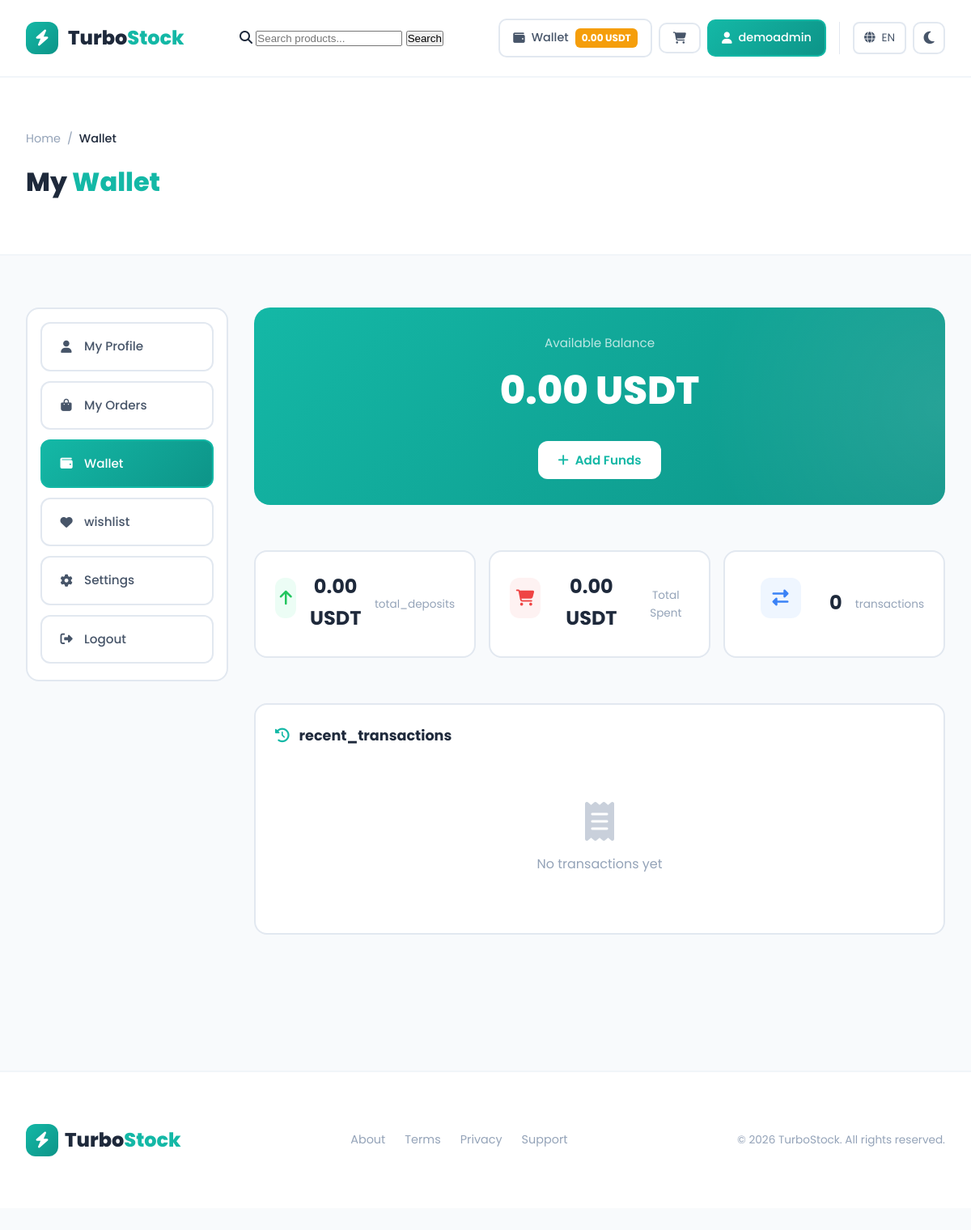
Screenshot of /wallet.php (signed in) with the database file from the repository.
### tables this page shows
CREATE TABLE `wallets` (
  `id` int(10) UNSIGNED NOT NULL,
  `user_id` int(10) UNSIGNED NOT NULL,
  `balance` decimal(18,6) NOT NULL DEFAULT 0.000000,
  `pending_balance` decimal(18,6) NOT NULL DEFAULT 0.000000,
  `total_deposited` decimal(18,6) NOT NULL DEFAULT 0.000000,
  `total_withdrawn` decimal(18,6) NOT NULL DEFAULT 0.000000,
  `total_spent` decimal(18,6) NOT NULL DEFAULT 0.000000,
  `total_earned` decimal(18,6) NOT NULL DEFAULT 0.000000,
  `created_at` timestamp NOT NULL DEFAULT current_timestamp(),
  `updated_at` timestamp NOT NULL DEFAULT current_timestamp() ON UPDATE current_timestamp()
);

CREATE TABLE `users` (
  `id` int(10) UNSIGNED NOT NULL,
  `username` varchar(50) NOT NULL,
  `email` varchar(100) NOT NULL,
  `password` varchar(255) NOT NULL,
  `role` enum('admin','seller','buyer') NOT NULL DEFAULT 'buyer',
  `status` enum('active','suspended','banned') NOT NULL DEFAULT 'active',
  `avatar` varchar(255) DEFAULT NULL,
  `created_at` timestamp NOT NULL DEFAULT current_timestamp(),
  `updated_at` timestamp NOT NULL DEFAULT current_timestamp() ON UPDATE current_timestamp(),
  `last_login` timestamp NULL DEFAULT NULL
);

### includes/Language.php (called while the page is built, shortened)
<?php
class Language {
    private static $instance = null;
    private $lang = 'en';
    private $translations = [];
    public static function getInstance() {
        if (self::$instance === null) {
            self::$instance = new self();
        }
        return self::$instance;
    }
    private function detectLanguage() {
        $this->lang = 'en';
    }
    private function loadTranslations() {
        $langFile = BASE_PATH . '/lang/' . $this->lang . '.php';
        if (file_exists($langFile)) {
            $this->translations = require $langFile;
        } else {
            $this->translations = require BASE_PATH . '/lang/en.php';
        }
    }
    public function get($key, $default = null) {
        return $this->translations[$key] ?? $default ?? $key;
    }
    public function getCurrentLanguage() {
        return $this->lang;
    }
}
function __($key, $default = null) {
    return Language::getInstance()->get($key, $default);
}
function lang() {
    return Language::getInstance();
}

### includes/functions.php (called while the page is built, shortened)
<?php
function sanitize($input) {
    return htmlspecialchars(trim($input), ENT_QUOTES, 'UTF-8');
}
function isLoggedIn() {
    return isset($_SESSION['user_id']) && !empty($_SESSION['user_id']);
}
function getCurrentUserId() {
    return $_SESSION['user_id'] ?? null;
}
function getCurrentUser() {
    return db()->fetch("SELECT * FROM users WHERE id = ?", [getCurrentUserId()]);
}
function formatCurrency($amount, $decimals = 2) {
    return number_format((float)$amount, $decimals) . ' USDT';
}

### includes/NowPaymentsAPI.php (called while the page is built, shortened)
<?php
function nowPayments() {
    static $instance = null;
    if ($instance === null) {
        $instance = new NowPaymentsAPI();
    }
    return $instance;
}

### includes/PaymentHandler.php (called while the page is built, shortened)
<?php
require_once __DIR__ . '/TronAPI.php';
class PaymentHandler {
    private $db;
    public function __construct() {
        $this->db = db();
    }
    public function getWallet($userId) {
        $wallet = $this->db->fetch("SELECT * FROM wallets WHERE user_id = ?", [$userId]);
        return $wallet;
    }
    public function getBalance($userId) {
        $wallet = $this->getWallet($userId);
        return (float) $wallet['balance'];
    }
}
function paymentHandler() {
    static $instance = null;
    if ($instance === null) {
        $instance = new PaymentHandler();
    }
    return $instance;
}

### config/database.php (called while the page is built, shortened)
<?php
class Database {
    private static $instance = null;
    private $connection;
    private function __construct() {
        try {
            $dsn = "mysql:host=" . DB_HOST . ";dbname=" . DB_NAME . ";charset=" . DB_CHARSET;
            $options = [
                PDO::ATTR_ERRMODE => PDO::ERRMODE_EXCEPTION,
                PDO::ATTR_DEFAULT_FETCH_MODE => PDO::FETCH_ASSOC,
                PDO::ATTR_EMULATE_PREPARES => false,
                PDO::MYSQL_ATTR_INIT_COMMAND => "SET NAMES " . DB_CHARSET
            ];
            $this->connection = new PDO($dsn, DB_USER, DB_PASS, $options);
        } catch (PDOException $e) {
            error_log("Database Connection Error: " . $e->getMessage());
            die("Database connection failed. Please try again later.");
        }
    }
    public static function getInstance() {
        if (self::$instance === null) {
            self::$instance = new self();
        }
        return self::$instance;
    }
    public function query($sql, $params = []) {
        try {
            $stmt = $this->connection->prepare($sql);
            $stmt->execute($params);
            return $stmt;
        } catch (PDOException $e) {
            error_log("Query Error: " . $e->getMessage() . " | SQL: " . $sql);
            throw $e;
        }
    }
    public function fetch($sql, $params = []) {
        return $this->query($sql, $params)->fetch();
    }
}
function db() {
    return Database::getInstance();
}

### includes/TronAPI.php (called while the page is built, shortened)
<?php
function tronApi() {
    static $instance = null;
    if ($instance === null) {
        $instance = new TronAPI();
    }
    return $instance;
}

### wallet.php (the view, shortened to what this page needs)
<?php
$userId = getCurrentUserId();
$wallet = paymentHandler()->getWallet($userId);
$transactionCount = db()->fetch("SELECT COUNT(*) as count FROM wallet_transactions WHERE wallet_id = ?", [$wallet['id']]);
$bodyClass = 'page-wallet';
$themeClass = 'theme-light';
require_once INCLUDES_PATH . '/header.php';
?>
<div class="page-header">
    <div class="container">
        <div class="breadcrumb">
            <a href="<?= BASE_URL ?>"><?= __('home') ?? 'Home' ?></a>
            <span>/</span>
            <span class="current"><?= __('wallet') ?? 'Wallet' ?></span>
        </div>
        <h1 class="page-title"><?= __('my') ?? 'My' ?> <span><?= __('wallet') ?? 'Wallet' ?></span></h1>
    </div>
</div>
<div class="container">
    <div class="main-content">
        <aside class="sidebar-menu">
            <a href="<?= BASE_URL ?>/profile.php" class="menu-item"><i class="fas fa-user"></i> <?= __('my_profile') ?? 'My Profile' ?></a>
            <a href="<?= BASE_URL ?>/orders.php" class="menu-item"><i class="fas fa-shopping-bag"></i> <?= __('my_orders') ?? 'My Orders' ?></a>
            <a href="<?= BASE_URL ?>/wallet.php" class="menu-item active"><i class="fas fa-wallet"></i> <?= __('wallet') ?? 'Wallet' ?></a>
            <a href="<?= BASE_URL ?>/wishlist.php" class="menu-item"><i class="fas fa-heart"></i> <?= __('wishlist') ?? 'Wishlist' ?></a>
            <a href="<?= BASE_URL ?>/settings.php" class="menu-item"><i class="fas fa-cog"></i> <?= __('settings') ?? 'Settings' ?></a>
            <a href="<?= BASE_URL ?>/auth/logout.php" class="menu-item"><i class="fas fa-sign-out-alt"></i> <?= __('logout') ?? 'Logout' ?></a>
        </aside>
        <main>
            <div class="balance-card">
                <div class="balance-label"><?= __('available_balance') ?? 'Available Balance' ?></div>
                <div class="balance-amount"><?= formatCurrency($wallet['balance']) ?></div>
                <div class="balance-actions">
                    <button class="balance-btn" onclick="showDepositModal()"><i class="fas fa-plus"></i> <?= __('add_funds') ?? 'Add Funds' ?></button>
                </div>
            </div>
            <div class="stats-grid">
                <div class="stat-card">
                    <div class="stat-icon deposit"><i class="fas fa-arrow-up"></i></div>
                    <div class="stat-value"><?= formatCurrency($wallet['total_deposited']) ?></div>
                    <div class="stat-label"><?= __('total_deposits') ?? 'Total Deposits' ?></div>
                </div>
                <div class="stat-card">
                    <div class="stat-icon spent"><i class="fas fa-shopping-cart"></i></div>
                    <div class="stat-value"><?= formatCurrency($wallet['total_spent']) ?></div>
                    <div class="stat-label"><?= __('total_spent') ?? 'Total Spent' ?></div>
                </div>
                <div class="stat-card">
                    <div class="stat-icon transactions"><i class="fas fa-exchange-alt"></i></div>
                    <div class="stat-value"><?= $transactionCount['count'] ?? 0 ?></div>
                    <div class="stat-label"><?= __('transactions') ?? 'Transactions' ?></div>
                </div>
            </div>
            <div class="card">
                <h3 class="card-title"><i class="fas fa-history"></i> <?= __('recent_transactions') ?? 'Recent Transactions' ?></h3>
                <?php if (empty($transactions)): ?>
                    <div class="empty-state">
                        <i class="fas fa-receipt"></i>
                        <p><?= __('no_transactions') ?? 'No transactions yet' ?></p>
                    </div>
                <?php endif; ?>
            </div>
        </main>
    </div>
</div>
<?php require_once INCLUDES_PATH . '/footer.php'; ?>

### includes/header.php (shortened to what this page needs)
<?php
$currentUser = getCurrentUser();
$bodyClass = $bodyClass ?? 'page-turbostock-source';
$themeClass = $themeClass ?? 'theme-light';
$isHomepage = $bodyClass === 'page-turbostock-source';
?>
<!DOCTYPE html>
<html lang="<?= lang()->getCurrentLanguage() ?>">
<head>
    <link rel="stylesheet" href="https://cdnjs.cloudflare.com/ajax/libs/font-awesome/6.4.2/css/all.min.css">
    <link rel="stylesheet" href="<?= ASSETS_URL ?>/css/style-new-design.css">
</head>
<body class="<?= $bodyClass ?> <?= $themeClass ?>">
    <nav class="navbar">
        <div class="navbar-container">
            <a href="<?= BASE_URL ?>" class="navbar-brand">
                <div class="brand-icon">
                    <i class="fas fa-bolt"></i>
                </div>
                <span class="brand-text">Turbo<span>Stock</span></span>
            </a>
            <div class="navbar-search">
                <div class="search-wrapper">
                    <i class="fas fa-search search-icon"></i>
                    <input type="text" class="search-input" placeholder="<?= __('search_placeholder') ?? 'Search products...' ?>" id="searchInput">
                    <button class="search-btn" onclick="doSearch()"><?= __('search') ?? 'Search' ?></button>
                </div>
            </div>
            <div class="navbar-actions">
                <?php if (isLoggedIn()): ?>
                    <a href="<?= BASE_URL ?>/wallet.php" class="nav-btn">
                        <i class="fas fa-wallet"></i>
                        <span><?= __('wallet') ?? 'Wallet' ?></span>
                        <span class="wallet-badge"><?= formatCurrency(paymentHandler()->getBalance(getCurrentUserId())) ?></span>
                    </a>
                    <a href="<?= BASE_URL ?>/orders.php" class="nav-btn">
                        <i class="fas fa-shopping-cart"></i>
                    </a>
                    <a href="<?= BASE_URL ?>/profile.php" class="nav-btn primary">
                        <i class="fas fa-user"></i>
                        <span><?= sanitize($currentUser['username']) ?></span>
                    </a>
                <?php endif; ?>
                <div class="nav-extras">
                    <?php if ($isHomepage): ?>
                        <?php
                        $currentLang = lang()->getLanguageInfo();
                        $allLanguages = lang()->getAvailableLanguages();
                        ?>
                        <div class="lang-selector">
                            <button class="lang-btn" onclick="toggleLangDropdown()">
                                <i class="fas fa-globe"></i>
                                <?= strtoupper(lang()->getCurrentLanguage()) ?>
                                <i class="fas fa-chevron-down lang-chevron"></i>
                            </button>
                            <div class="lang-dropdown" id="langDropdown">
                                <?php foreach ($allLanguages as $code => $langInfo): ?>
                                    <a href="?lang=<?= $code ?>" class="lang-option <?= $code === lang()->getCurrentLanguage() ? 'active' : '' ?>">
                                        <span><?= $langInfo['flag'] ?></span> <?= $langInfo['native'] ?>
                                    </a>
                                <?php endforeach; ?>
                            </div>
                        </div>
                    <?php else: ?>
                        <div class="lang-selector">
                            <button class="lang-btn" onclick="toggleLangDropdown()">
                                <i class="fas fa-globe"></i> <?= strtoupper(lang()->getCurrentLanguage()) ?>
                            </button>
                        </div>
                    <?php endif; ?>
                    <a href="#" class="theme-toggle" title="<?= __('switch_theme') ?? 'Switch Theme' ?>" onclick="toggleTheme(event)">
                        <i class="fas fa-moon"></i>
                    </a>
                </div>
            </div>
        </div>
    </nav>

### rows the page displays
wallets: balance "0.00 USDT", total_deposited "0.00 USDT", total_spent "0.00 USDT"
users: username "demoadmin"

### other values shown
__('search') "Search"
__('wallet') "Wallet"
lang()->getCurrentLanguage() "EN"
__('home') "Home"
__('my') "My"
__('my_profile') "My Profile"
__('my_orders') "My Orders"
__('wishlist') "wishlist"
__('settings') "Settings"
__('logout') "Logout"
__('available_balance') "Available Balance"
__('add_funds') "Add Funds"
__('total_deposits') "total_deposits"
__('total_spent') "Total Spent"
$transactionCount['count'] "0"
